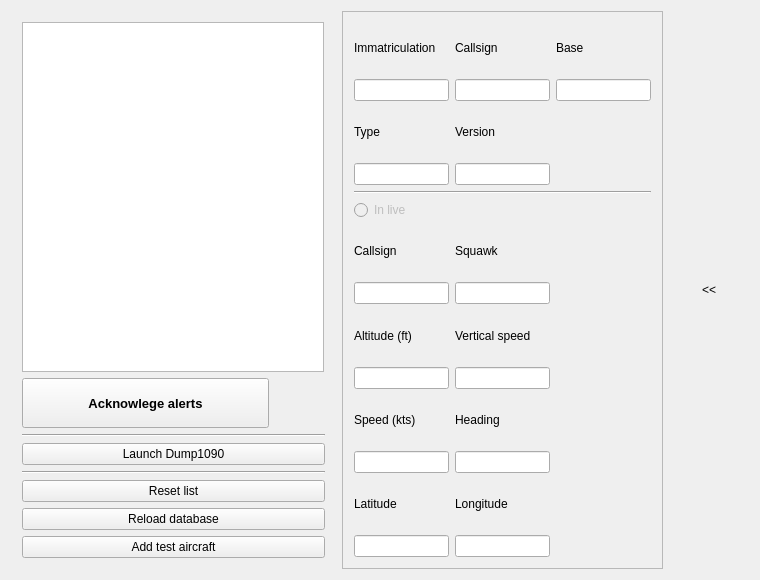
<?xml version="1.0" encoding="UTF-8"?>
<ui version="4.0">
 <class>MainWindow</class>
 <widget class="QMainWindow" name="MainWindow">
  <property name="geometry">
   <rect>
    <x>0</x>
    <y>0</y>
    <width>760</width>
    <height>580</height>
   </rect>
  </property>
  <property name="windowTitle">
   <string>MainWindow</string>
  </property>
  <widget class="QWidget" name="centralWidget">
   <property name="minimumSize">
    <size>
     <width>397</width>
     <height>342</height>
    </size>
   </property>
   <layout class="QHBoxLayout" name="horizontalLayout">
    <property name="sizeConstraint">
     <enum>QLayout::SetMinimumSize</enum>
    </property>
    <item>
     <widget class="QWidget" name="mainWidget" native="true">
      <property name="sizePolicy">
       <sizepolicy hsizetype="Fixed" vsizetype="Preferred">
        <horstretch>0</horstretch>
        <verstretch>0</verstretch>
       </sizepolicy>
      </property>
      <property name="minimumSize">
       <size>
        <width>325</width>
        <height>0</height>
       </size>
      </property>
      <layout class="QGridLayout" name="gridLayout_3">
       <property name="sizeConstraint">
        <enum>QLayout::SetDefaultConstraint</enum>
       </property>
       <item row="0" column="0">
        <layout class="QVBoxLayout" name="vLayout">
         <property name="sizeConstraint">
          <enum>QLayout::SetNoConstraint</enum>
         </property>
         <item>
          <widget class="QTableWidget" name="acfTable">
           <property name="sizePolicy">
            <sizepolicy hsizetype="Fixed" vsizetype="Expanding">
             <horstretch>0</horstretch>
             <verstretch>0</verstretch>
            </sizepolicy>
           </property>
           <property name="minimumSize">
            <size>
             <width>302</width>
             <height>0</height>
            </size>
           </property>
           <property name="editTriggers">
            <set>QAbstractItemView::NoEditTriggers</set>
           </property>
           <property name="selectionMode">
            <enum>QAbstractItemView::SingleSelection</enum>
           </property>
           <property name="selectionBehavior">
            <enum>QAbstractItemView::SelectRows</enum>
           </property>
           <attribute name="horizontalHeaderVisible">
            <bool>false</bool>
           </attribute>
           <attribute name="horizontalHeaderCascadingSectionResizes">
            <bool>true</bool>
           </attribute>
           <attribute name="horizontalHeaderMinimumSectionSize">
            <number>150</number>
           </attribute>
           <attribute name="horizontalHeaderDefaultSectionSize">
            <number>150</number>
           </attribute>
           <attribute name="horizontalHeaderStretchLastSection">
            <bool>false</bool>
           </attribute>
           <attribute name="verticalHeaderVisible">
            <bool>false</bool>
           </attribute>
           <column>
            <property name="text">
             <string>Transponder</string>
            </property>
           </column>
           <column>
            <property name="text">
             <string>Immatriculation</string>
            </property>
           </column>
          </widget>
         </item>
         <item>
          <layout class="QHBoxLayout" name="hLayoutAlerts">
           <item>
            <widget class="QPushButton" name="bAcknowlege">
             <property name="minimumSize">
              <size>
               <width>0</width>
               <height>50</height>
              </size>
             </property>
             <property name="font">
              <font>
               <pointsize>10</pointsize>
               <weight>75</weight>
               <bold>true</bold>
              </font>
             </property>
             <property name="text">
              <string>Acknowlege alerts</string>
             </property>
             <property name="checkable">
              <bool>false</bool>
             </property>
            </widget>
           </item>
           <item>
            <widget class="QPushButton" name="bMute">
             <property name="sizePolicy">
              <sizepolicy hsizetype="Fixed" vsizetype="Fixed">
               <horstretch>0</horstretch>
               <verstretch>0</verstretch>
              </sizepolicy>
             </property>
             <property name="minimumSize">
              <size>
               <width>50</width>
               <height>50</height>
              </size>
             </property>
             <property name="maximumSize">
              <size>
               <width>50</width>
               <height>50</height>
              </size>
             </property>
             <property name="text">
              <string/>
             </property>
             <property name="iconSize">
              <size>
               <width>48</width>
               <height>48</height>
              </size>
             </property>
             <property name="flat">
              <bool>true</bool>
             </property>
            </widget>
           </item>
          </layout>
         </item>
         <item>
          <widget class="Line" name="lineLauncher">
           <property name="orientation">
            <enum>Qt::Horizontal</enum>
           </property>
          </widget>
         </item>
         <item>
          <widget class="QPushButton" name="bDump1090">
           <property name="text">
            <string>Launch Dump1090</string>
           </property>
          </widget>
         </item>
         <item>
          <widget class="Line" name="lineDev">
           <property name="orientation">
            <enum>Qt::Horizontal</enum>
           </property>
          </widget>
         </item>
         <item>
          <widget class="QPushButton" name="bResetList">
           <property name="text">
            <string>Reset list</string>
           </property>
          </widget>
         </item>
         <item>
          <widget class="QPushButton" name="bReloadDB">
           <property name="text">
            <string>Reload database</string>
           </property>
          </widget>
         </item>
         <item>
          <widget class="QPushButton" name="bAddTest">
           <property name="text">
            <string>Add test aircraft</string>
           </property>
          </widget>
         </item>
        </layout>
       </item>
      </layout>
     </widget>
    </item>
    <item>
     <widget class="QFrame" name="infoFrame">
      <property name="frameShape">
       <enum>QFrame::StyledPanel</enum>
      </property>
      <property name="frameShadow">
       <enum>QFrame::Plain</enum>
      </property>
      <property name="lineWidth">
       <number>1</number>
      </property>
      <layout class="QGridLayout" name="gridLayout_2">
       <item row="0" column="0">
        <layout class="QVBoxLayout" name="infoLayout">
         <item>
          <layout class="QGridLayout" name="infoGridLayout">
           <item row="8" column="1">
            <widget class="QLineEdit" name="squawkField">
             <property name="readOnly">
              <bool>true</bool>
             </property>
            </widget>
           </item>
           <item row="1" column="0">
            <widget class="QLineEdit" name="immatriculationField">
             <property name="readOnly">
              <bool>true</bool>
             </property>
            </widget>
           </item>
           <item row="14" column="0">
            <widget class="QLineEdit" name="latitudeField">
             <property name="readOnly">
              <bool>true</bool>
             </property>
            </widget>
           </item>
           <item row="13" column="0">
            <widget class="QLabel" name="latitude">
             <property name="text">
              <string>Latitude</string>
             </property>
            </widget>
           </item>
           <item row="12" column="0">
            <widget class="QLineEdit" name="speedField">
             <property name="readOnly">
              <bool>true</bool>
             </property>
            </widget>
           </item>
           <item row="8" column="0">
            <widget class="QLineEdit" name="callsignLiveField">
             <property name="readOnly">
              <bool>true</bool>
             </property>
            </widget>
           </item>
           <item row="0" column="0">
            <widget class="QLabel" name="immatriculation">
             <property name="text">
              <string>Immatriculation</string>
             </property>
            </widget>
           </item>
           <item row="14" column="1">
            <widget class="QLineEdit" name="longitudeField">
             <property name="readOnly">
              <bool>true</bool>
             </property>
            </widget>
           </item>
           <item row="6" column="0">
            <widget class="QRadioButton" name="radioInLive">
             <property name="enabled">
              <bool>false</bool>
             </property>
             <property name="text">
              <string>In live</string>
             </property>
             <property name="iconSize">
              <size>
               <width>20</width>
               <height>20</height>
              </size>
             </property>
            </widget>
           </item>
           <item row="10" column="1">
            <widget class="QLineEdit" name="vSpeedField">
             <property name="readOnly">
              <bool>true</bool>
             </property>
            </widget>
           </item>
           <item row="9" column="1">
            <widget class="QLabel" name="vSpeed">
             <property name="text">
              <string>Vertical speed</string>
             </property>
            </widget>
           </item>
           <item row="10" column="0">
            <widget class="QLineEdit" name="altitudeField">
             <property name="readOnly">
              <bool>true</bool>
             </property>
            </widget>
           </item>
           <item row="7" column="0">
            <widget class="QLabel" name="callsignLive">
             <property name="text">
              <string>Callsign</string>
             </property>
            </widget>
           </item>
           <item row="12" column="1">
            <widget class="QLineEdit" name="headingField">
             <property name="readOnly">
              <bool>true</bool>
             </property>
            </widget>
           </item>
           <item row="11" column="1">
            <widget class="QLabel" name="heading">
             <property name="text">
              <string>Heading</string>
             </property>
            </widget>
           </item>
           <item row="7" column="1">
            <widget class="QLabel" name="squawk">
             <property name="text">
              <string>Squawk</string>
             </property>
            </widget>
           </item>
           <item row="11" column="0">
            <widget class="QLabel" name="speed">
             <property name="text">
              <string>Speed (kts)</string>
             </property>
            </widget>
           </item>
           <item row="5" column="0" colspan="3">
            <widget class="Line" name="infoHLine">
             <property name="orientation">
              <enum>Qt::Horizontal</enum>
             </property>
            </widget>
           </item>
           <item row="9" column="0">
            <widget class="QLabel" name="altitude">
             <property name="text">
              <string>Altitude (ft)</string>
             </property>
            </widget>
           </item>
           <item row="13" column="1">
            <widget class="QLabel" name="longitude">
             <property name="text">
              <string>Longitude</string>
             </property>
            </widget>
           </item>
           <item row="3" column="0">
            <widget class="QLabel" name="type">
             <property name="text">
              <string>Type</string>
             </property>
            </widget>
           </item>
           <item row="0" column="1">
            <widget class="QLabel" name="callsign">
             <property name="text">
              <string>Callsign</string>
             </property>
            </widget>
           </item>
           <item row="4" column="0">
            <widget class="QLineEdit" name="typeField">
             <property name="readOnly">
              <bool>true</bool>
             </property>
            </widget>
           </item>
           <item row="1" column="1">
            <widget class="QLineEdit" name="callsignField">
             <property name="readOnly">
              <bool>true</bool>
             </property>
            </widget>
           </item>
           <item row="3" column="1">
            <widget class="QLabel" name="version">
             <property name="text">
              <string>Version</string>
             </property>
            </widget>
           </item>
           <item row="0" column="2">
            <widget class="QLabel" name="base">
             <property name="text">
              <string>Base</string>
             </property>
            </widget>
           </item>
           <item row="4" column="1">
            <widget class="QLineEdit" name="versionField">
             <property name="readOnly">
              <bool>true</bool>
             </property>
            </widget>
           </item>
           <item row="1" column="2">
            <widget class="QLineEdit" name="baseField">
             <property name="readOnly">
              <bool>true</bool>
             </property>
            </widget>
           </item>
          </layout>
         </item>
        </layout>
       </item>
      </layout>
     </widget>
    </item>
    <item>
     <widget class="QPushButton" name="splitter">
      <property name="sizePolicy">
       <sizepolicy hsizetype="Expanding" vsizetype="Expanding">
        <horstretch>0</horstretch>
        <verstretch>0</verstretch>
       </sizepolicy>
      </property>
      <property name="cursor">
       <cursorShape>PointingHandCursor</cursorShape>
      </property>
      <property name="toolTip">
       <string>Show/Hide info panel</string>
      </property>
      <property name="text">
       <string>&lt;&lt;</string>
      </property>
      <property name="flat">
       <bool>true</bool>
      </property>
     </widget>
    </item>
   </layout>
  </widget>
 </widget>
 <layoutdefault spacing="6" margin="11"/>
 <resources/>
 <connections/>
</ui>
